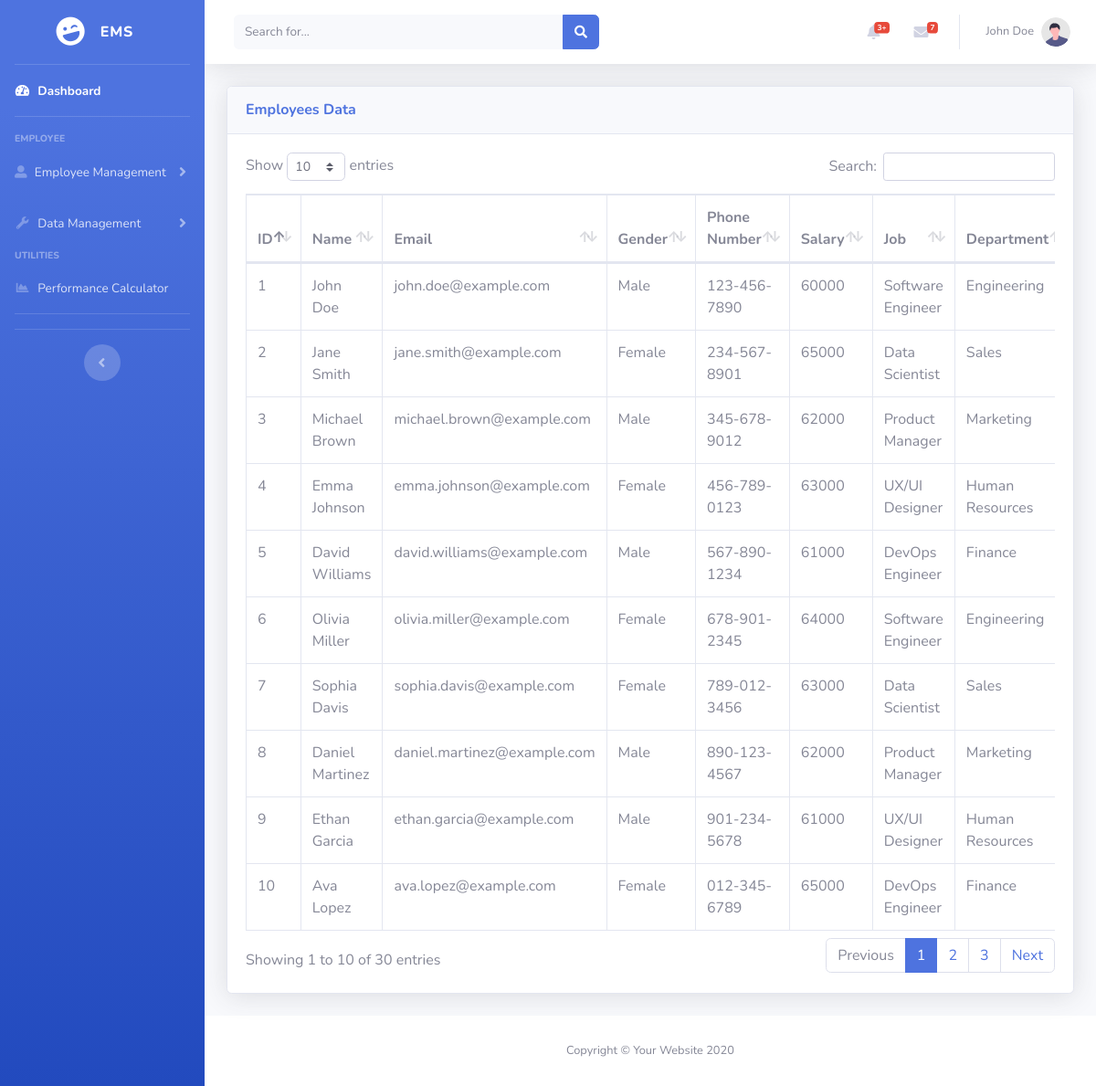
The app's page /tableEmployees.php (signed in) with its own data.
### tables this page shows
CREATE TABLE tbl_employees (
    id INT AUTO_INCREMENT PRIMARY KEY,
    first_name VARCHAR(25) NOT NULL,
    last_name VARCHAR(25) NOT NULL,
    gender VARCHAR(10),
    email VARCHAR(50),
    phone VARCHAR(20),
    hire_date DATE,
    salary INT,
    manager INT,
    job VARCHAR(10),
    department INT,
    FOREIGN KEY (manager) REFERENCES tbl_employees(id),
    FOREIGN KEY (job) REFERENCES tbl_jobs(id) ON DELETE SET NULL,
    FOREIGN KEY (department) REFERENCES tbl_departments(id) ON DELETE SET NULL
);

CREATE TABLE tbl_jobs (
    id VARCHAR(10) PRIMARY KEY,
    title VARCHAR(35) NOT NULL,
    min_salary INT,
    max_salary INT
);

CREATE TABLE tbl_departments (
    id INT AUTO_INCREMENT PRIMARY KEY,
    name VARCHAR(30) NOT NULL,
    location INT,
    FOREIGN KEY (location) REFERENCES tbl_locations(id) ON DELETE SET NULL
);

### conn.php (called while the page is built, shortened)
<?php
function connection()
{
    $dbServer = 'localhost';
    $dbUser = 'root';
    $dbPass = '';
    $dbName = "company_db";
    $conn = mysqli_connect($dbServer, $dbUser, $dbPass);
    mysqli_select_db($conn, $dbName);
    return $conn;
}

### tableEmployees.php (the view, shortened to what this page needs)
<?php
include ('conn.php');
$idPengguna = $_SESSION['ID'];
$query = "SELECT * FROM tbl_employees WHERE id = '$idPengguna'";
$result = mysqli_query(connection(), $query);
$row = mysqli_fetch_assoc($result);
?>
<!DOCTYPE html>
<html lang="en">
<head>
    <link href="vendor/fontawesome-free/css/all.min.css" rel="stylesheet" type="text/css">
    <link href="css/sb-admin-2.min.css" rel="stylesheet">
    <link href="vendor/datatables/dataTables.bootstrap4.min.css" rel="stylesheet">
</head>
<body id="page-top">
    <div id="wrapper">
        <ul class="navbar-nav bg-gradient-primary sidebar sidebar-dark accordion" id="accordionSidebar">
            <a class="sidebar-brand d-flex align-items-center justify-content-center" href="index.php">
                <div class="sidebar-brand-icon rotate-n-15">
                    <i class="fas fa-laugh-wink"></i>
                </div>
                <div class="sidebar-brand-text mx-3">EMS</div>
            </a>
            <hr class="sidebar-divider my-0">
            <li class="nav-item active">
                <a class="nav-link" href="index.php">
                    <i class="fas fa-fw fa-tachometer-alt"></i>
                    <span>Dashboard</span></a>
            </li>
            <hr class="sidebar-divider">
            <div class="sidebar-heading">
                Employee
            </div>
            <li class="nav-item">
                <a class="nav-link collapsed" href="#" data-toggle="collapse" data-target="#collapseTwo"
                    aria-expanded="true" aria-controls="collapseTwo">
                    <i class="fas fa-user-alt"></i>
                    <span>Employee Management</span>
                </a>
            </li>
            <li class="nav-item">
                <a class="nav-link collapsed" href="#" data-toggle="collapse" data-target="#collapseUtilities"
                    aria-expanded="true" aria-controls="collapseUtilities">
                    <i class="fas fa-fw fa-wrench"></i>
                    <span>Data Management</span>
                </a>
            </li>
            <div class="sidebar-heading">
                Utilities
            </div>
            <li class="nav-item">
                <a class="nav-link" href="performance.php">
                    <i class="fas fa-fw fa-chart-area"></i>
                    <span>Performance Calculator</span></a>
            </li>
            <hr class="sidebar-divider">
            <hr class="sidebar-divider d-none d-md-block">
            <div class="text-center d-none d-md-inline">
                <button class="rounded-circle border-0" id="sidebarToggle"></button>
            </div>
        </ul>
        <div id="content-wrapper" class="d-flex flex-column">
            <div id="content">
                <nav class="navbar navbar-expand navbar-light bg-white topbar mb-4 static-top shadow">
                    <form
                        class="d-none d-sm-inline-block form-inline mr-auto ml-md-3 my-2 my-md-0 mw-100 navbar-search">
                        <div class="input-group">
                            <input type="text" class="form-control bg-light border-0 small" placeholder="Search for..."
                                aria-label="Search" aria-describedby="basic-addon2">
                            <div class="input-group-append">
                                <button class="btn btn-primary" type="button">
                                    <i class="fas fa-search fa-sm"></i>
                                </button>
                            </div>
                        </div>
                    </form>
                    <ul class="navbar-nav ml-auto">
                        <li class="nav-item dropdown no-arrow mx-1">
                            <a class="nav-link dropdown-toggle" href="#" id="alertsDropdown" role="button"
                                data-toggle="dropdown" aria-haspopup="true" aria-expanded="false">
                                <i class="fas fa-bell fa-fw"></i>
                                <span class="badge badge-danger badge-counter">3+</span>
                            </a>
                        </li>
                        <li class="nav-item dropdown no-arrow mx-1">
                            <a class="nav-link dropdown-toggle" href="#" id="messagesDropdown" role="button"
                                data-toggle="dropdown" aria-haspopup="true" aria-expanded="false">
                                <i class="fas fa-envelope fa-fw"></i>
                                <span class="badge badge-danger badge-counter">7</span>
                            </a>
                        </li>
                        <li class="nav-item dropdown no-arrow">
                            <a class="nav-link dropdown-toggle" href="#" id="userDropdown" role="button"
                                data-toggle="dropdown" aria-haspopup="true" aria-expanded="false">
                                <span
                                    class="mr-2 d-none d-lg-inline text-gray-600 small"><?php echo $row['first_name'] . " " . $row['last_name'] ?></span>
                                <img class="img-profile rounded-circle" src="img/undraw_profile.svg">
                            </a>
                        </li>
                    </ul>
                </nav>
                <div class="container-fluid">
                    <div class="card shadow mb-4">
                        <div class="card-header py-3">
                            <h6 class="m-0 font-weight-bold text-primary">Employees Data</h6>
                        </div>
                        <div class="card-body">
                            <div class="table-responsive">
                                <table class="table table-bordered" id="dataTable" width="100%" cellspacing="0">
                                    <thead>
                                        <tr>
                                            <th>ID</th>
                                            <th>Name</th>
                                            <th>Email</th>
                                            <th>Gender</th>
                                            <th>Phone Number</th>
                                            <th>Salary</th>
                                            <th>Job</th>
                                            <th>Department</th>
                                        </tr>
                                    </thead>
                                    <?php
                                    $query = "SELECT e.id, e.first_name, e.last_name, e.email, e.gender, e.phone, e.salary, j.title AS job, d.name AS department
                                    FROM tbl_employees e
                                    JOIN tbl_jobs j ON e.job = j.id
                                    JOIN tbl_departments d ON e.department = d.id";
                                    $result = mysqli_query(connection(), $query);
                                    if ($result) {
                                        while ($row = mysqli_fetch_assoc($result)) {
                                            echo "<tr>";
                                            echo "<td>" . $row['id'] . "</td>";
                                            echo "<td>" . $row['first_name'] . " " . $row['last_name'] . "</td>";
                                            echo "<td>" . $row['email'] . "</td>";
                                            echo "<td>" . $row['gender'] . "</td>";
                                            echo "<td>" . $row['phone'] . "</td>";
                                            echo "<td>" . $row['salary'] . "</td>";
                                            echo "<td>" . $row['job'] . "</td>";
                                            echo "<td>" . $row['department'] . "</td>";
                                            echo "</tr>";
                                        }
                                    } else {
                                        echo "<tr><td colspan='8'>No data found</td></tr>";
                                    }
                                    ?>
                                </table>
                            </div>
                        </div>
                    </div>
                </div>
            </div>
            <footer class="sticky-footer bg-white">
                <div class="container my-auto">
                    <div class="copyright text-center my-auto">
                        <span>Copyright &copy; Your Website 2020</span>
                    </div>
                </div>
            </footer>
        </div>
    </div>
</body>
</html>

### records on screen
tbl_employees: first_name "John", last_name "Doe", id "1", email "john.doe@example.com", gender "Male", phone "123-456-7890", salary "60000", job.title "Software Engineer", department.name "Engineering"
tbl_employees: id "6", first_name "Olivia", last_name "Miller", email "olivia.miller@example.com", gender "Female", phone "678-901-2345", salary "64000", job.title "Software Engineer", department.name "Engineering"
tbl_employees: id "2", first_name "Jane", last_name "Smith", email "jane.smith@example.com", gender "Female", phone "234-567-8901", salary "65000", job.title "Data Scientist", department.name "Sales"
tbl_employees: id "7", first_name "Sophia", last_name "Davis", email "sophia.davis@example.com", gender "Female", phone "789-012-3456", salary "63000", job.title "Data Scientist", department.name "Sales"
tbl_employees: id "3", first_name "Michael", last_name "Brown", email "michael.brown@example.com", gender "Male", phone "345-678-9012", salary "62000", job.title "Product Manager", department.name "Marketing"
tbl_employees: id "8", first_name "Daniel", last_name "Martinez", email "daniel.martinez@example.com", gender "Male", phone "890-123-4567", salary "62000", job.title "Product Manager", department.name "Marketing"
tbl_employees: id "4", first_name "Emma", last_name "Johnson", email "emma.johnson@example.com", gender "Female", phone "456-789-0123", salary "63000", job.title "UX/UI Designer", department.name "Human Resources"
tbl_employees: id "9", first_name "Ethan", last_name "Garcia", email "ethan.garcia@example.com", gender "Male", phone "901-234-5678", salary "61000", job.title "UX/UI Designer", department.name "Human Resources"
tbl_employees: id "5", first_name "David", last_name "Williams", email "david.williams@example.com", gender "Male", phone "567-890-1234", salary "61000", job.title "DevOps Engineer", department.name "Finance"
tbl_employees: id "10", first_name "Ava", last_name "Lopez", email "ava.lopez@example.com", gender "Female", phone "012-345-6789", salary "65000", job.title "DevOps Engineer", department.name "Finance"
